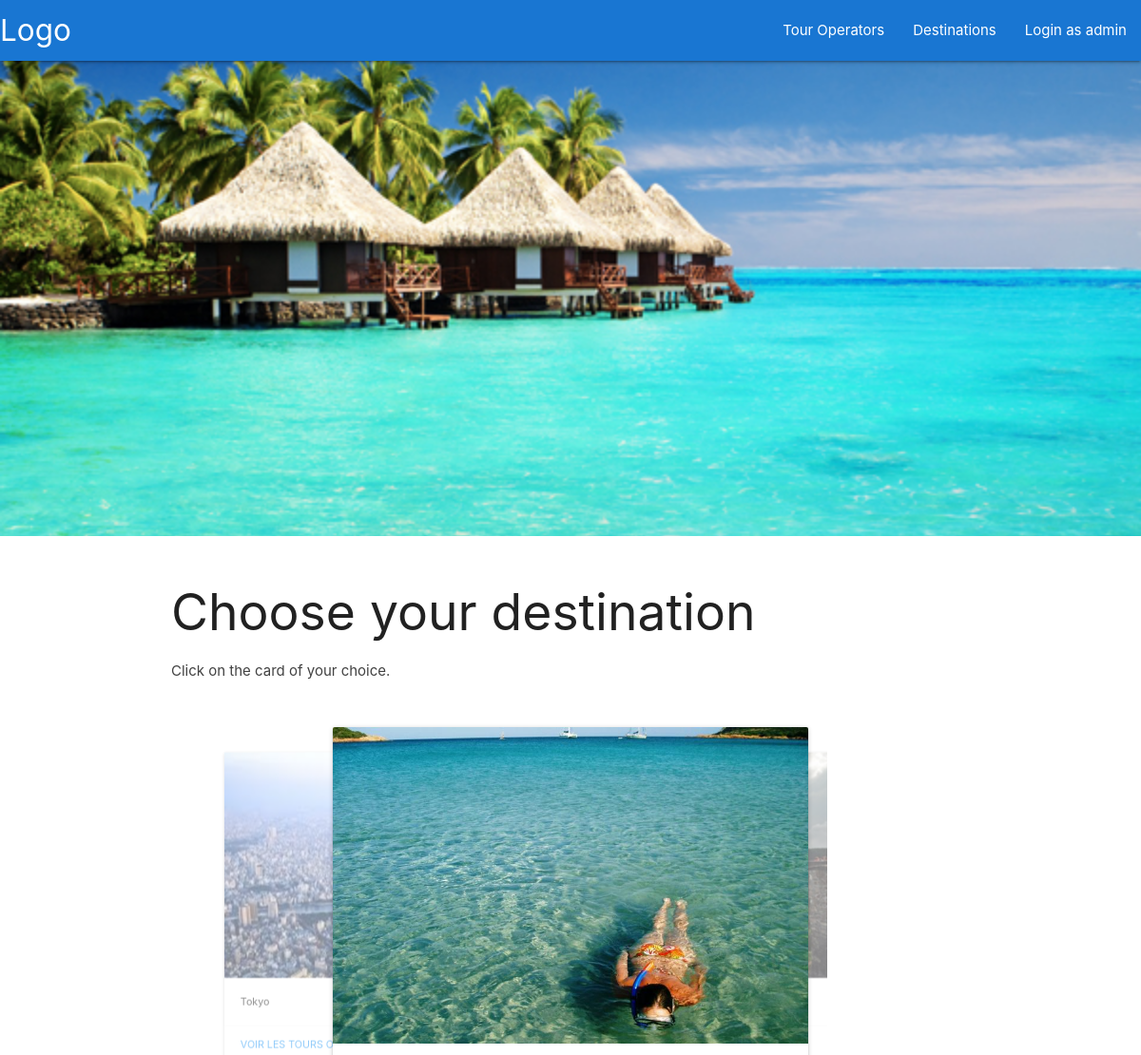
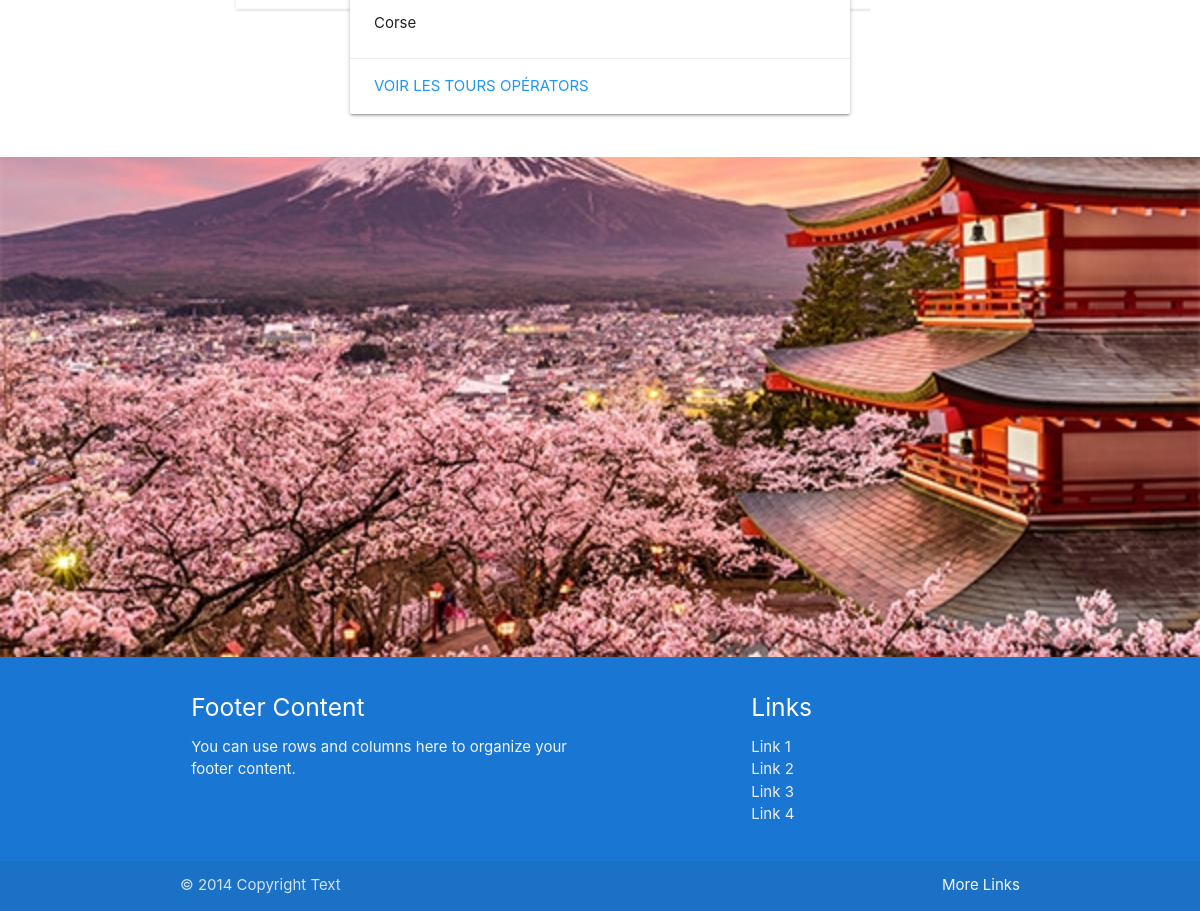
The page / on the database its author committed (2 pictures, top to bottom).
### tables this page shows
CREATE TABLE `destinations` (
  `id` int(10) NOT NULL,
  `location` varchar(150) NOT NULL,
  `price` int(10) NOT NULL,
  `id_tour_operator` int(10) NOT NULL,
  `photos` varchar(255) DEFAULT NULL
);

### classes/Manager.php (called while the page is built, shortened)
<?php
class Manager
{
  public $bdd;
  public function __construct()
  {
    $this->bdd = new PDO(
      'mysql:host=127.0.0.1;dbname=ComparOperator;charset=utf8',
      'root',
      '',
      array(PDO::ATTR_ERRMODE => PDO::ERRMODE_EXCEPTION)
    );
  }
  public function getDestinationsLimit()
  {
    $reqDestinations = $this->bdd->query('SELECT * FROM destinations GROUP BY location LIMIT 4');
    return $reqDestinations->fetchAll(PDO::FETCH_ASSOC);
  }
}

### index.php (the view, shortened to what this page needs)
<?php
    include './classes/Manager.php';
    $manager = new Manager();
    include './partials/header.php';
    if(isset($_SESSION['id_admin'])){
      include './partials/nav_connect_admin.php';
    }elseif(isset($_SESSION['id_to'])){
      include './partials/nav_connect_to.php';
    }
    else{
      include './partials/nav_disconnet.php';
    }
?>
<div class="container-fluid">
<div class="parallax-container">
      <div class="parallax"><img src="./assets/IMG/plage.jpg"></div>
</div>
    <div class="section white">
      <div class="row container">
        <h2 class="header">Choose your destination</h2>
        <p class="grey-text text-darken-3 lighten-3">Click on the card of your choice.</p>
        <div class="carousel">
            <?php $destinations = $manager->getDestinationsLimit();
            foreach ($destinations as $destination) {?>
                  <div class="carousel-item">
                     <div class="card">
                        <div class="card-image">
                          <img src="./assets/IMG/<?=$destination['photos']?>">
                        </div>
                        <div class="card-content">
                          <?= ucfirst($destination["location"])?>
                        </div>
                        <div class="card-action">
                          <a class="blue-text" href="./classes/Destination.php?location=<?= $destination['location'] ?>">Voir les tours opérators</a>
                        </div>
                      </div>
                  </div>
            <?php }?>
          </div>
        </div>
      </div>
    </div>
    <div class="parallax-container">
    <div class="parallax"><img src="./assets/IMG/japon.jpg"></div>
    </div>
<?php
include './partials/footer.php';

### rows shown on the page
destinations: photos (picture), location "Corse"
destinations: location "Tokyo"
